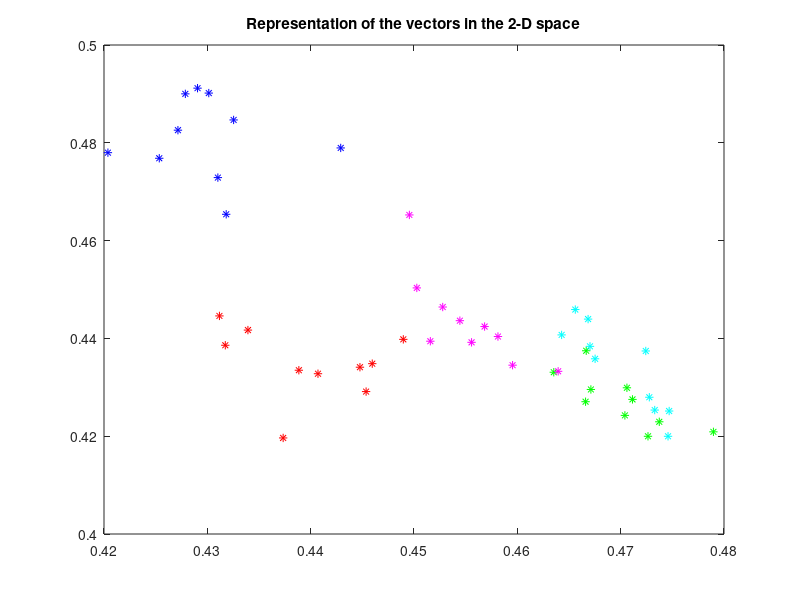

Recreate this plot in MATLAB.
%% PROJECT WITH PCA

close all; clear; clc; 

load vvoice.mat; 

v1=v1(:);
v2=v2(:);
v3=v3(:);
v4=v4(:);
v5=v5(:);

V = [v1 v2 v3 v4 v5];

Rx = cov(V);

[v, d] = eig(Rx);

[dd id] = sort(diag(d), 'descend');

w(:,1) = abs(v(:,id(1)));
w(:,2) = abs(v(:,id(2)));


yv1 = w'*reshape(v1,5,10);
yv2 = w'*reshape(v2,5,10);
yv3 = w'*reshape(v3,5,10);
yv4 = w'*reshape(v4,5,10);
yv5 = w'*reshape(v5,5,10);

figure(1),plot(yv1(1,:),yv1(2,:),'r*') %voice 1
hold on
plot(yv2(1,:),yv2(2,:),'g*') %voice 2
hold on
plot(yv3(1,:),yv3(2,:),'b*') %voice 3
hold on
plot(yv4(1,:),yv4(2,:),'m*') %voice 4
hold on
plot(yv5(1,:),yv5(2,:),'c*') %voice 5
title('Representation of the vectors in the 2-D space');


